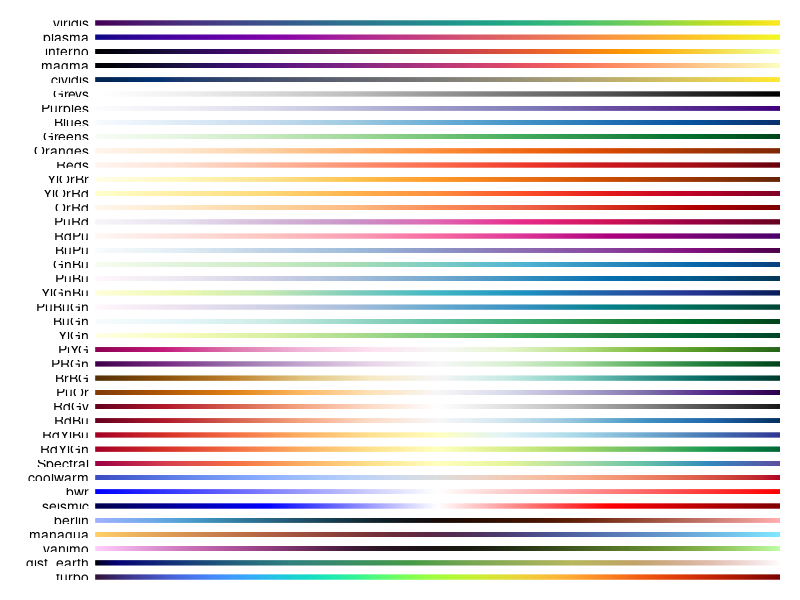
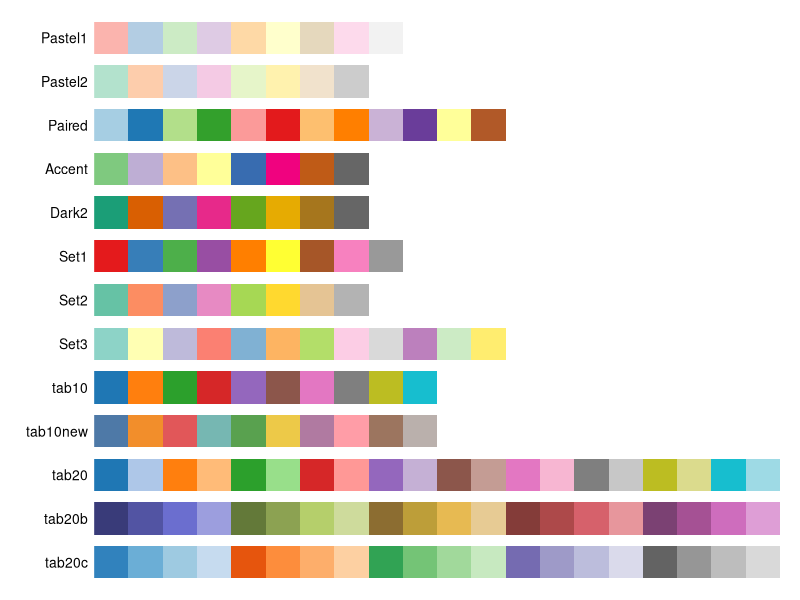
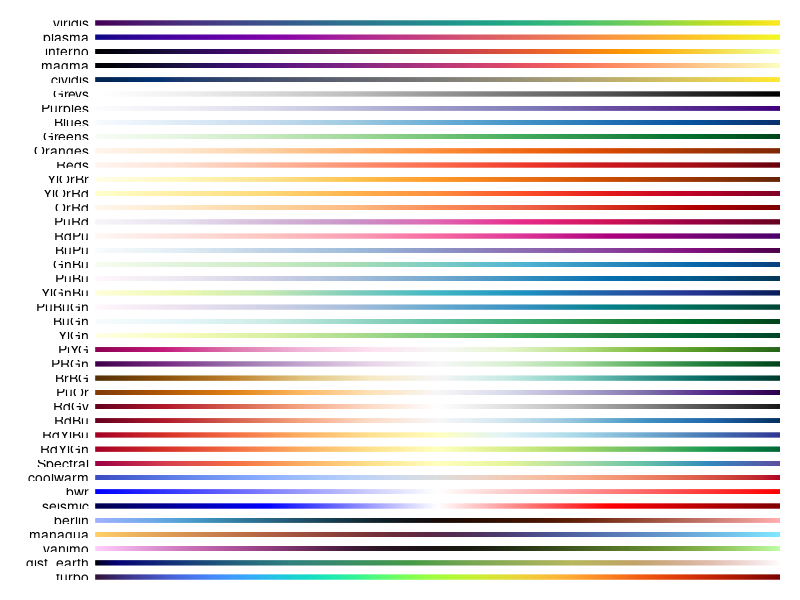
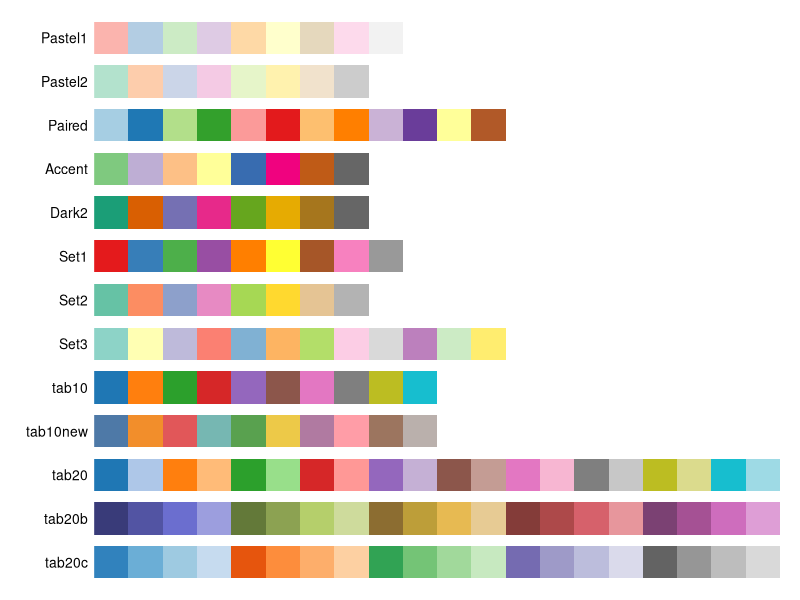

The R script that drew these images, in order:
library(dplyr)
library(ggplot2)

# -------------------------------------------------------------------
# continuous
# -------------------------------------------------------------------

df.c <- read.csv('data/matplotlib_colorscales.csv', stringsAsFactors = F)

pal.order.c <- list(
	"Perceptually Uniform Sequential" = c(
		"viridis", "plasma", "inferno", "magma", "cividis"
	),
	"Sequential" = c(
		"Greys", "Purples", "Blues", "Greens", "Oranges", "Reds", "YlOrBr", "YlOrRd", "OrRd", 
		"PuRd", "RdPu", "BuPu", "GnBu", "PuBu", "YlGnBu", "PuBuGn", "BuGn", "YlGn"
	),
	"Diverging" = c(
		"PiYG", "PRGn", "BrBG", "PuOr", "RdGy", "RdBu", "RdYlBu", "RdYlGn", "Spectral", 
		"coolwarm", "bwr", "seismic", "berlin", "managua", "vanimo"
	),
	"Miscellaneous" = c(
		"gist_earth", "turbo"
	)
)

length(unlist(pal.order.c)) # 40
all(sort(unique(df.c$colorscale)) == sort(unname(unlist(pal.order.c)))) # TRUE

df.c <- df.c %>% 
	mutate(colorscale = factor(colorscale, levels = unname(unlist(pal.order.c)))) %>% 
	arrange(colorscale)

ggplot(df.c, aes(x = index, y = 1, fill = rgb(R, G, B))) +
	geom_raster(interpolate = FALSE) +
	scale_fill_identity() +
	scale_y_continuous(NULL, breaks = NULL) +
	scale_x_continuous(NULL, breaks = NULL, expand = c(0, 0)) +
	facet_grid(colorscale ~ ., switch = 'y') +
	theme_minimal() +
	theme(
		plot.margin = margin(t = 1, r = 1, b = 1, l = 1, 'lines'),
		panel.grid = element_blank(),
		panel.spacing.y = unit(6, 'pt'),
		strip.placement = 'outside',
		strip.text.y.left = element_text(angle = 0, hjust = 1, color = 'black', size = 10),
		strip.background = element_blank(),
		axis.text = element_blank(),
		axis.ticks = element_blank()
	)

ggsave('figures/continuous_color_scales.pdf', width = 5, height = 10, units = 'in', dpi = 600)


# -------------------------------------------------------------------
# qualitative
# -------------------------------------------------------------------

df.q <- read.csv('data/matplotlib_qualitative_colorscales_v2.csv')

pal.order.q <- c(
	'Pastel1', 'Pastel2', 'Paired', 'Accent', 
	'Dark2', 'Set1', 'Set2', 'Set3',
	'tab10', 'tab10new', 'tab20', 'tab20b', 'tab20c'
)

length(unique(df.q$colorscale)) # 13
all(sort(unique(df.q$colorscale)) == sort(pal.order.q)) # TRUE

df.q <- df.q %>% 
	mutate(colorscale = factor(colorscale, levels = pal.order.q)) %>% 
	arrange(colorscale)

ggplot(df.q, aes(x = index, y = 1, fill = rgb(R, G, B))) +
	geom_tile() +
	scale_fill_identity() +
	scale_y_continuous(NULL, breaks = NULL) +
	scale_x_continuous(NULL, breaks = NULL, expand = c(0, 0)) +
	facet_grid(colorscale ~ ., switch = 'y') +
	theme_minimal() +
	theme(
		plot.margin = margin(t = 1, r = 1, b = 1, l = 1, 'lines'),
		panel.grid = element_blank(),
		panel.spacing.y = unit(6, 'pt'),
		strip.placement = 'outside',
		strip.text.y.left = element_text(angle = 0, hjust = 1, color = 'black', size = 10),
		strip.background = element_blank(),
		axis.text = element_blank(),
		axis.ticks = element_blank()
	)

ggsave('figures/qualitative_color_scales.pdf', width = 5, height = 4, units = 'in', dpi = 600)
